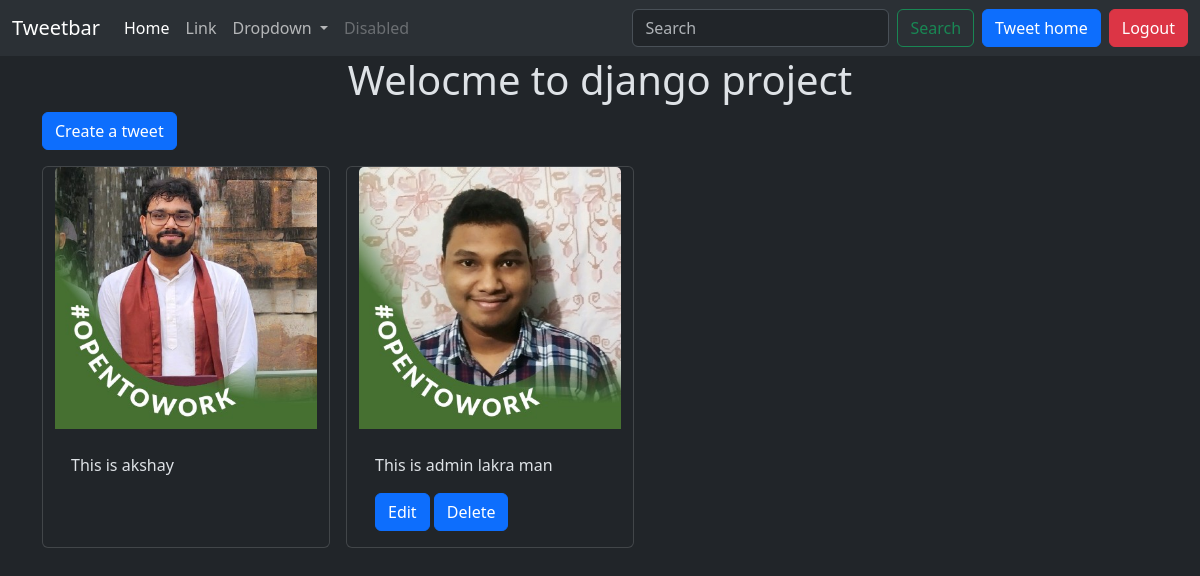
Page /tweet/ (signed in) on the committed database.
### tweet/models.py (models this page shows, shortened)
class Tweet(models.Model):
    user=models.ForeignKey(User, on_delete=models.CASCADE)
    text=models.TextField(max_length=240)
    photo=models.ImageField(upload_to='photos/',
    blank=True,null=True)
    created_at = models.DateTimeField(auto_now_add=True)
    updated_at = models.DateTimeField(auto_now=True)

### tweet/views.py (the view)
# urls.py: path('', views.tweet_list, name='tweet_list'),
def tweet_list(request):
    tweets = Tweet.objects.all().order_by('-created_at')
    return render(request, 'tweet_list.html', {'tweets':tweets})

### tweet/templates/tweet_list.html (shortened to what this page needs)
{% extends "layout.html" %}
{% block  content%}
<h1 class="text-center ">Welocme to django project</h1>
<a class="btn btn-primary mb-3" href="{% url 'tweet_create' %}">Create a tweet</a>
<div class="container row gap-3">
    {% for tweet in tweets %}
    <div class="card" style="width: 18rem;">
        <img src="{{tweet.photo.url}}" class="card-img-top" alt="...">
        <div class="card-body">
          <p class="card-text">{{tweet.text}}</p>
          {% if tweet.user == user %}
            <a href="{%url 'tweet_edit' tweet.id %}" class="btn btn-primary">Edit</a>
            <a href="{%url 'tweet_delete' tweet.id %}" class="btn btn-primary">Delete</a>
          {% endif %}
        </div>
      </div>
    {% endfor %}
</div>
{% endblock  %}

### rows in the picture
Tweet: photo (picture), text "This is akshay"
Tweet: photo (picture), text "This is admin lakra man", shows "Edit"
